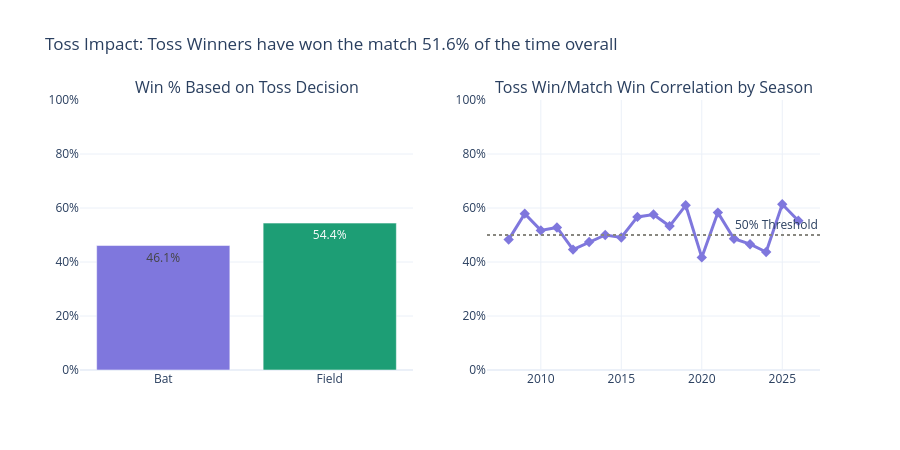

The notebook cell saved with this chart:
### Code cell
valid = matches[matches["winner"] != "No Result"].copy()
valid["toss_decision"] = valid["toss_decision"].astype(str).str.lower().str.strip()

toss_match_win_pct = (valid["toss_winner"] == valid["winner"]).mean() * 100

valid["toss_won"] = (valid["toss_winner"] == valid["winner"]).astype(int)

by_decision = (
    valid.groupby("toss_decision")["toss_won"]
    .mean()
    .mul(100)
    .round(1)
    .reset_index(name="win_rate")
)

by_season = (
    valid.groupby("season")["toss_won"]
    .mean()
    .mul(100)
    .round(1)
    .reset_index(name="toss_win_pct")
)

fig3 = make_subplots(
    rows=1, cols=2,
    subplot_titles=(
        "Win % Based on Toss Decision",
        "Toss Win/Match Win Correlation by Season"
    )
)

for decision in ["bat", "field"]:
    sub = by_decision[by_decision["toss_decision"] == decision]
    
    if not sub.empty:
        val = sub["win_rate"].values[0]
        fig3.add_trace(go.Bar(
            name=f"Chose to {decision.capitalize()}",
            x=[decision.capitalize()],
            y=[val],
            marker_color="#1D9E75" if decision == "field" else "#7F77DD",
            text=[f"{val}%"],
            textposition="auto",
        ), row=1, col=1)

fig3.add_trace(go.Scatter(
    x=by_season["season"],
    y=by_season["toss_win_pct"],
    mode="lines+markers",
    name="Season Trend",
    line=dict(color="#7F77DD", width=3),
    marker=dict(size=8, symbol="diamond"),
), row=1, col=2)

fig3.add_hline(y=50, line_dash="dot", line_color="#888780", annotation_text="50% Threshold", row=1, col=2)

fig3.update_layout(
    title=f"Toss Impact: Toss Winners have won the match {toss_match_win_pct:.1f}% of the time overall",
    height=450,
    template="plotly_white",
    showlegend=False,
)

fig3.update_yaxes(ticksuffix="%", range=[0, 100])
fig3.show()

insight_3 = """
INSIGHT: Teams winning the toss and choosing to field win ~52–54% of the time —
a slight but consistent edge. The advantage is stronger in day-night matches 
where the second innings benefits from dew. Season-by-season, the toss effect
fluctuates, suggesting it is not the dominant factor most commentators claim.
"""
print(insight_3)

### Figure 1 — Plotly figure (JSON) as saved in the notebook; plotly's stock layout.template omitted (floating-point values rounded to 4 significant figures)
{"data": [{"marker": {"color": "#7F77DD"}, "name": "Chose to Bat", "text": ["46.1%"], "textposition": "auto", "type": "bar", "x": ["Bat"], "xaxis": "x", "y": [46.1], "yaxis": "y"}, {"marker": {"color": "#1D9E75"}, "name": "Chose to Field", "text": ["54.4%"], "textposition": "auto", "type": "bar", "x": ["Field"], "xaxis": "x", "y": [54.4], "yaxis": "y"}, {"line": {"color": "#7F77DD", "width": 3}, "marker": {"size": 8, "symbol": "diamond"}, "mode": "lines+markers", "name": "Season Trend", "type": "scatter", "x": [2008, 2009, 2010, 2011, 2012, 2013, 2014, 2015, 2016, 2017, 2018, 2019, 2020, 2021, 2022, 2023, 2024, 2025, 2026], "xaxis": "x2", "y": [48.3, 57.9, 51.7, 52.8, 44.6, 47.4, 50.0, 49.1, 56.7, 57.6, 53.3, 61.0, 41.7, 58.3, 48.6, 46.6, 43.7, 61.4, 55.3], "yaxis": "y2"}], "layout": {"annotations": [{"font": {"size": 16}, "showarrow": false, "text": "Win % Based on Toss Decision", "x": 0.225, "xanchor": "center", "xref": "paper", "y": 1, "yanchor": "bottom", "yref": "paper"}, {"font": {"size": 16}, "showarrow": false, "text": "Toss Win/Match Win Correlation by Season", "x": 0.775, "xanchor": "center", "xref": "paper", "y": 1, "yanchor": "bottom", "yref": "paper"}, {"showarrow": false, "text": "50% Threshold", "x": 1, "xanchor": "right", "xref": "x2 domain", "y": 50, "yanchor": "bottom", "yref": "y2"}], "height": 450, "shapes": [{"line": {"color": "#888780", "dash": "dot"}, "type": "line", "x0": 0, "x1": 1, "xref": "x2 domain", "y0": 50, "y1": 50, "yref": "y2"}], "showlegend": false, "title": {"text": "Toss Impact: Toss Winners have won the match 51.6% of the time overall"}, "xaxis": {"anchor": "y", "domain": [0, 0.45]}, "xaxis2": {"anchor": "y2", "domain": [0.55, 1]}, "yaxis": {"anchor": "x", "domain": [0, 1], "range": [0, 100], "ticksuffix": "%"}, "yaxis2": {"anchor": "x2", "domain": [0, 1], "range": [0, 100], "ticksuffix": "%"}}}
